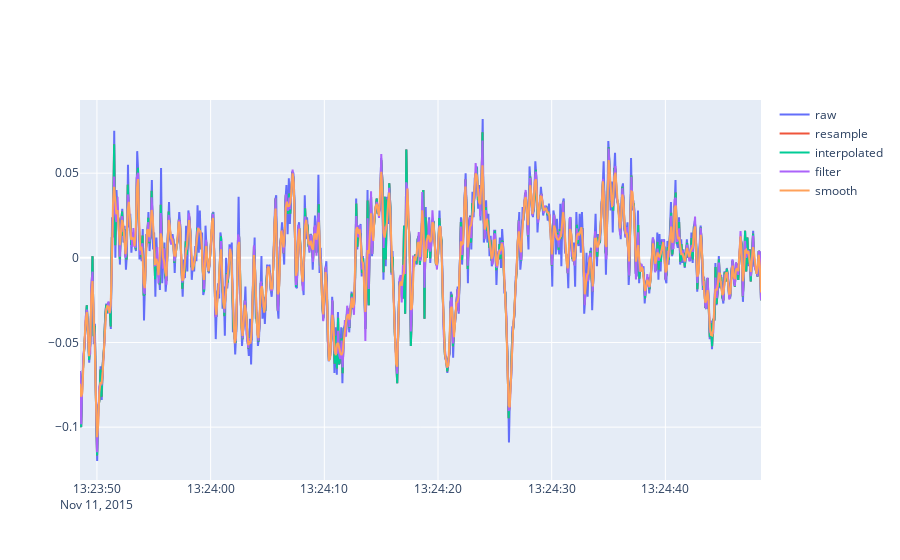

Here is the notebook cell this chart was saved with:
### Code cell
lib.util.plot_multilple_series(
        gy.rename('raw'),
        gy_resample.rename('resample'),
        gy_interp.rename('interpolated'),
        gy_filt.rename('filter'),
        gy_smooth.rename('smooth'),
        title='lateral acceleration through different processing stage'
)

### Figure 1 — Plotly figure (JSON) as saved in the notebook; plotly's stock layout.template omitted (floating-point values rounded to 4 significant figures; data arrays with more than 128 entries replaced by an {"elided": "..."} marker saying what was removed)
{"data": [{"connectgaps": true, "mode": "lines", "name": "raw", "type": "scatter", "x": {"elided": "1132 str values"}, "y": {"elided": "1132 float values"}}, {"connectgaps": true, "mode": "lines", "name": "resample", "type": "scatter", "x": {"elided": "1132 str values"}, "y": {"elided": "1132 float values"}}, {"connectgaps": true, "mode": "lines", "name": "interpolated", "type": "scatter", "x": {"elided": "1132 str values"}, "y": {"elided": "1132 float values"}}, {"connectgaps": true, "mode": "lines", "name": "filter", "type": "scatter", "x": {"elided": "1132 str values"}, "y": {"elided": "1132 float values"}}, {"connectgaps": true, "mode": "lines", "name": "smooth", "type": "scatter", "x": {"elided": "1132 str values"}, "y": {"elided": "1132 float values"}}], "layout": {}}
